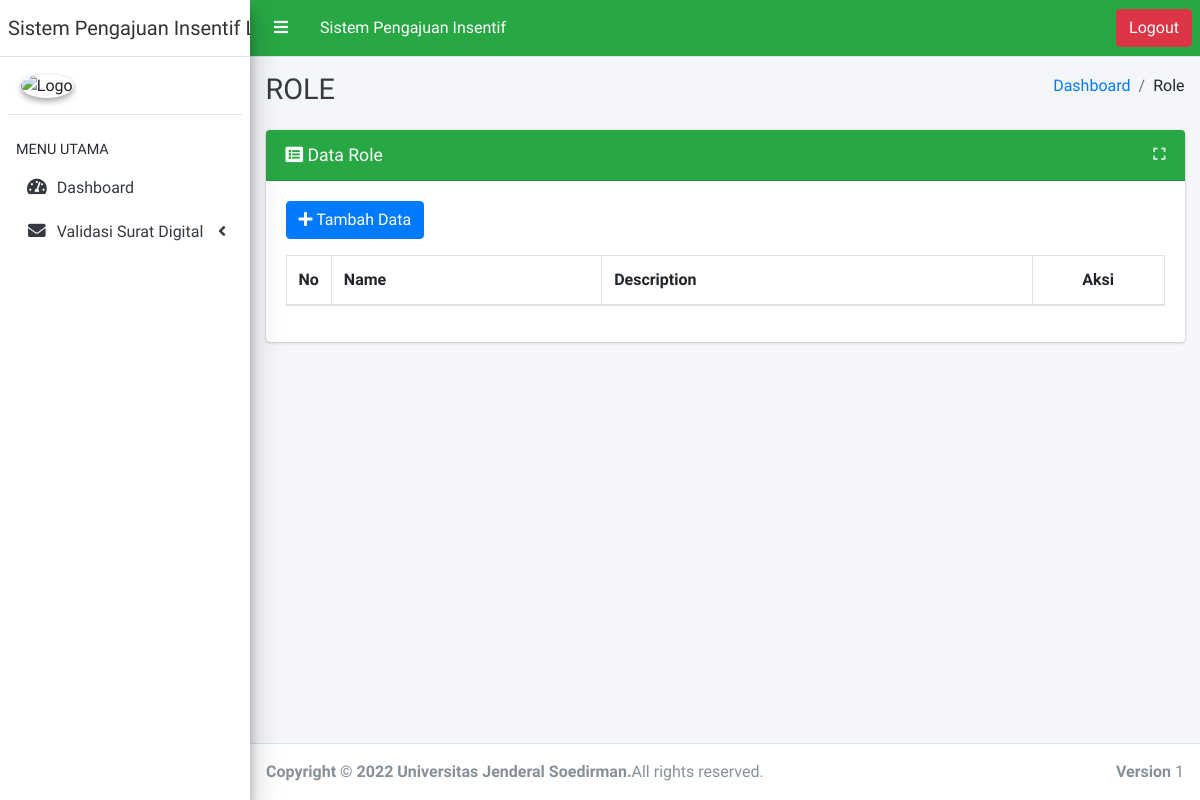
The app's page /index.php/role, older data.
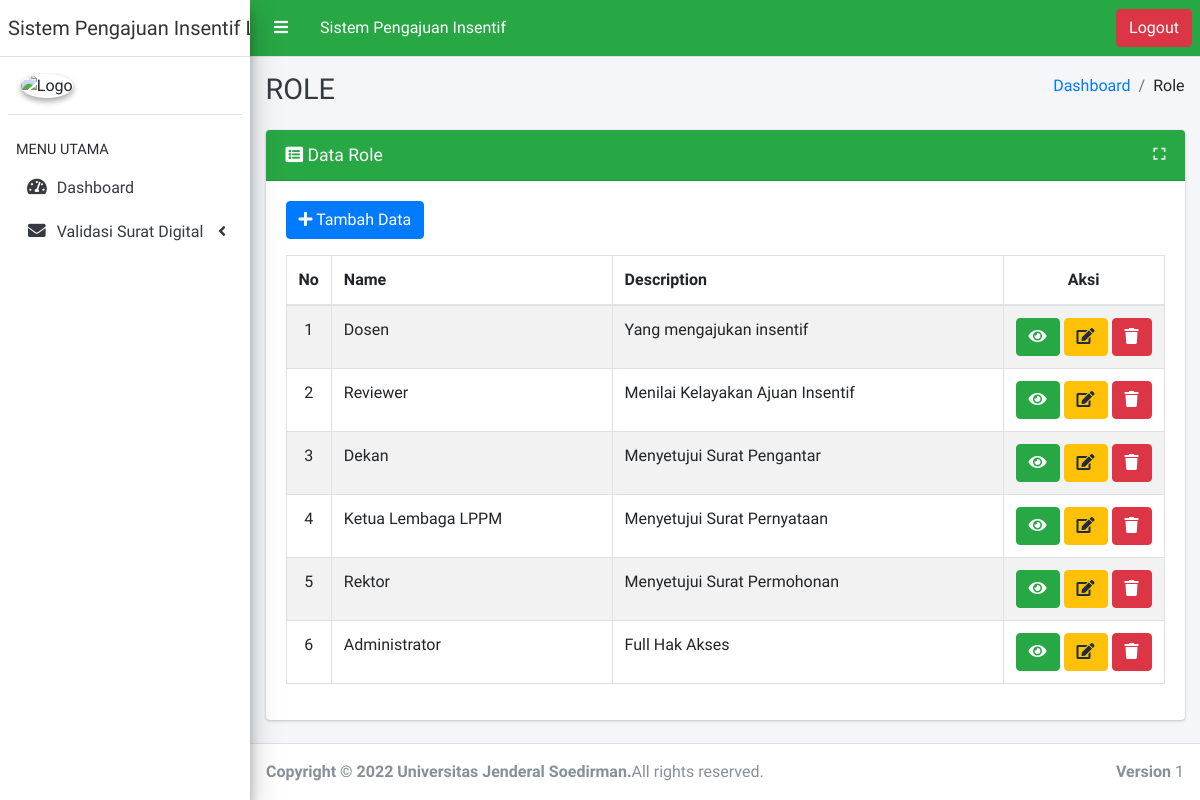
The same page, newer data.
### tables this page shows
CREATE TABLE `role` (
  `id` int NOT NULL,
  `name` varchar(64) NOT NULL,
  `description` varchar(128) NOT NULL
);

### application/libraries/Template.php (called while the page is built)
<?php if ( ! defined('BASEPATH')) exit('No direct script access allowed');
class Template {
		var $template_data = array();
		function set($name, $value)
		{
			$this->template_data[$name] = $value;
		}
		function load($template = '', $view = '' , $view_data = array(), $return = FALSE)
		{
			$this->CI =& get_instance();
			$this->set('contents', $this->CI->load->view($view, $view_data, TRUE));
			return $this->CI->load->view($template, $this->template_data, $return);
		}
}

### application/controllers/Role.php (called while the page is built, shortened)
<?php
class Role extends CI_Controller
{
    public function index()
    {
        $data = array(
            'role_data' => $this->Role_model->get_all(),
        );
        $this->template->load('layout/master','role/role_list', $data);
    }
}

### index.php (called while the page is built, shortened)
<?php
require_once BASEPATH.'core/CodeIgniter.php';

### application/helpers/identity_helper.php (called while the page is built, shortened)
<?php defined('BASEPATH') or exit('no direct access');
function nama_aplikasi()
{
	$data = "Sistem Pengajuan Insentif LPPM UNSOED";
	return $data;
}
function header_judul()
{
	$data = "Sistem Pengajuan Insentif";
	return $data;
}
function icon()
{
	$data = base_url('assets/images/banyumas.png');
	return $data;
}

### application/models/Role_model.php (called while the page is built, shortened)
<?php
class Role_model extends CI_Model
{
    public $table = 'role';
    public $id = 'id';
    public $order = 'DESC';
    function get_all()
    {
        $this->db->order_by($this->id, $this->order);
        return $this->db->get($this->table)->result();
    }
}

### application/views/role/role_list.php (the view, shortened to what this page needs)
<div class="row">
    <div class="col-md-12">
        <div class="card card-success">
            <div class="card-header">
                <div class="card-title">
                    <i class="fa fa-list-alt"></i> Data Role
                </div>
                <div class="card-tools">
                    <button type="button" class="btn btn-tool" data-card-widget="maximize"><i class="fas fa-expand"></i></button>
                </div>
            </div>
            <div class="card-body">
                <a href="<?= site_url('role/create') ?>" class="btn btn-primary"><i class="fa fa-plus"></i> Tambah Data</a>
                <div class="table-responsive mt-3">
                    <table class="table table-bordered table-striped table-hover text-nowrap" width="100%" id="mytable">
                        <thead>
                            <tr>
                                <th class="text-center" width="5%">No</th>
								<th>Name</th>
								<th>Description</th>
								<th class="text-center" width="15%">Aksi</th>
                            </tr>
                        </thead>
                        <tbody>
						<?php
                            $no = 1;
                            foreach ($role_data as $value) { ?>
                            <tr>
								<td class="text-center"><?= $no++; ?></td>
								<td><?= $value->name ?></td>
								<td><?= $value->description ?></td>
								<td class="text-center">
                                    <a href="<?= site_url('role/read/'.$value->id) ?>" title="Lihat Detail Data"class="btn btn-success"><i class="fa fa-eye"></i></a>
                                    <a href="<?= site_url('role/update/'.$value->id) ?>" title="Ubah Data" class="btn btn-warning"><i class="fa fa-edit"></i></a>
                                    <a href="<?= site_url('role/delete/'.$value->id) ?>" title="Hapus Data" class="btn btn-danger hapus"><i class="fa fa-trash"></i></a>
                                </td>
                            </tr>
						<?php } ?>
                        </tbody>
                    </table>
                </div>
            </div>
        </div>
    </div>
</div>

### application/views/layout/master.php (shortened to what this page needs)
<!DOCTYPE html>
<html>
<head>
    <link rel="stylesheet" href="<?= base_url() ?>assets/plugins/fontawesome-free/css/all.min.css">
    <link rel="stylesheet" href="<?= base_url() ?>assets/plugins/ionicons/ionicons.min.css">
    <link rel="stylesheet" href="<?= base_url() ?>assets/plugins/tempusdominus-bootstrap-4/css/tempusdominus-bootstrap-4.min.css">
    <link rel="stylesheet" href="<?= base_url() ?>assets/plugins/icheck-bootstrap/icheck-bootstrap.min.css">
    <link rel="stylesheet" href="<?= base_url() ?>assets/css/adminlte.min.css">
    <link rel="stylesheet" href="<?= base_url() ?>assets/plugins/overlayScrollbars/css/OverlayScrollbars.min.css">
    <link rel="stylesheet" href="<?= base_url() ?>assets/plugins/daterangepicker/daterangepicker.css">
    <link rel="stylesheet" href="<?= base_url() ?>assets/plugins/bootstrap-datepicker/dist/css/bootstrap-datepicker.min.css">
    <link rel="stylesheet" href="<?= base_url() ?>assets/plugins/summernote/summernote-bs4.css">
    <link rel="stylesheet" href="<?= base_url() ?>assets/plugins/ekko-lightbox/ekko-lightbox.css">
    <link rel="stylesheet" href="<?= base_url() ?>assets/plugins/datatables-bs4/css/dataTables.bootstrap4.css">
    <link rel="stylesheet" type="text/css" href="https://cdn.datatables.net/responsive/2.2.3/css/responsive.bootstrap.min.css">
    <link rel="stylesheet" href="<?= base_url() ?>assets/plugins/select2/css/select2.min.css">
    <link rel="stylesheet" href="<?= base_url() ?>assets/plugins/select2-bootstrap4-theme/select2-bootstrap4.min.css">
    <link rel="stylesheet" href="<?= base_url() ?>assets/plugins/fileUpload/css/fileinput.css">
    <link rel="stylesheet" href="<?= base_url() ?>assets/plugins/sweetalert2-theme-bootstrap-4/bootstrap-4.min.css">
    <link rel="stylesheet" href="<?= base_url() ?>assets/plugins/toastr/toastr.min.css">
    <link rel="stylesheet" href="<?= base_url() ?>assets/plugins/pace-progress/themes/red/pace-theme-flat-top.css">
    <link href='<?= base_url() ?>assets/fullcalendar/main.css' rel='stylesheet' />
    </body>
    <link rel="stylesheet" href="<?= base_url() ?>assets/calendar/fullcalendar.min.css">
</head>
<body class="hold-transition sidebar-mini layout-fixed layout-navbar-fixed">
    <div class="wrapper">
        <?php $this->load->view('layout/header'); ?>
        <?php $this->load->view('layout/sidebar'); ?>
        <div class="content-wrapper">
            <?php $this->load->view('layout/breadcrumb'); ?>
            <section class="content">
                <div class="container-fluid">
                    <?php echo $contents; ?>
                </div>
            </section>
        </div>
        <?php $this->load->view('layout/footer'); ?>
    </div>
</html>

### application/views/layout/header.php (shortened to what this page needs)
<nav class="main-header navbar navbar-expand navbar-green navbar-light">
	<ul class="navbar-nav">
		<li class="nav-item">
			<a style="color:white;" class="nav-link" data-widget="pushmenu" href="#"><i class="fas fa-bars"></i></a>
		</li>
		<li class="nav-item">
			<a style="color:white;" class="nav-link" data-widget="pushmenu" href="#"><?=header_judul()?></a>
		</li>
	</ul>
	<ul class="navbar-nav ml-auto">
		<button type="button" class="btn btn-danger" data-toggle="modal" data-target="#modal-default">
			Logout
		</button>
	</ul>
</nav>

### application/views/layout/sidebar.php (shortened to what this page needs)
<aside class="main-sidebar sidebar-light-green elevation-4">
    <a href="<?= site_url('dashboard') ?>" class="brand-link">
        <center><span class="brand-text font-weight-dark"><?= nama_aplikasi() ?></span></center>
    </a>
    <div class="sidebar">
        <div class="user-panel mt-3 pb-3 mb-3 d-flex">
            <div class="image">
                <img src="<?= icon() ?>" class="img-circle elevation-2" alt="Logo">
            </div>
            <div class="info">
            </div>
        </div>
        <nav class="mt-2">
            <ul class="nav nav-pills nav-sidebar flex-column" data-widget="treeview" role="menu" data-accordion="false">
                <li class="nav-header">MENU UTAMA</li>
                <li class="nav-item">
                    <a href="<?= site_url('dashboard') ?>" class="nav-link <?= $this->uri->segment(1) == 'dashboard' || empty($this->uri->segment(1)) ? 'active' : '' ?>">
                        <i class="nav-icon fas fa-tachometer-alt"></i>
                        <p>Dashboard</p>
                    </a>
                </li>
                <li class="nav-item <?= $this->uri->segment(1) == 'surat_pengantar_dekan' ? 'menu-open' : '' ?>">
                    <a href="#" class="nav-link">
                        <i class="nav-icon fas fa-envelope"></i>
                        <p>Validasi Surat Digital
                            <i class="right fas fa-angle-left"></i>
                        </p>
                    </a>
                </li>
            </ul>
        </nav>
    </div>
</aside>

### application/views/layout/breadcrumb.php
<div class="content-header">
    <div class="container-fluid">
        <div class="row mb-2">
            <div class="col-sm-6">
            <h1 class="m-0 text-dark"><?= isset($judul_header) ? $judul_header : strtoupper(str_replace('_', ' ', $this->uri->segment(1))); ?></h1>
            </div>
            <div class="col-sm-6">
                <ol class="breadcrumb float-sm-right">
                    <li class="breadcrumb-item"><a href="<?= site_url('dashboard') ?>">Dashboard</a></li>
                    <?php
					if ($this->uri->segment(1) != 'dashboard') {
						echo generateBreadcrumb();
					}
					?>
                </ol>
            </div>
        </div>
    </div>
</div>

### application/helpers/breadcrumb_helper.php
<?php defined('BASEPATH') OR exit('no direct access');
if (!function_exists('generatedBreadcrumb')) {
    function generateBreadcrumb() {
        $ci = &get_instance();
        $i = 1;
        $uri = $ci->uri->segment($i);
        $link = '';
        while ($uri != '') {
            $prep_link = '';
            for ($j = 1; $j <= $i; $j++) {
                $prep_link .= $ci->uri->segment($j);
            }
            if ($ci->uri->segment($i + 1) == '') {
                $link .= '<li class="breadcrumb-item">';
                $link .=  ucwords(str_replace('_', ' ', $ci->uri->segment($i))) . '</li>';
            } else {
                $link .= '<li class="breadcrumb-item">';
                $link .= ucwords(str_replace('_', ' ', $ci->uri->segment($i))) . '</li>';
            }
            $i++;
            $uri = $ci->uri->segment($i);
        }
        $link .= '';
        return $link;
    }
}

### application/views/layout/footer.php
<footer class="main-footer">
    <strong>Copyright &copy; 2022 <a>Universitas Jenderal Soedirman</a>.</strong>All rights reserved.
    <div class="float-right d-none d-sm-inline-block">
        <b>Version</b> 1
    </div>
</footer>

### assets/fullcalendar/main.css (style rules this page uses)
:root { --fc-daygrid-event-dot-width: 8px; }
:root { --fc-list-event-dot-width: 10px; --fc-list-event-hover-bg-color: #f5f5f5; }

Row changes from the older to the newer data that the page shows:
added role: name "Dosen", description "Yang mengajukan insentif"
added role: name "Reviewer", description "Menilai Kelayakan Ajuan Insentif"
added role: name "Dekan", description "Menyetujui Surat Pengantar"
added role: name "Ketua Lembaga LPPM", description "Menyetujui Surat Pernyataan"
added role: name "Rektor", description "Menyetujui Surat Permohonan"
added role: name "Administrator", description "Full Hak Akses"
